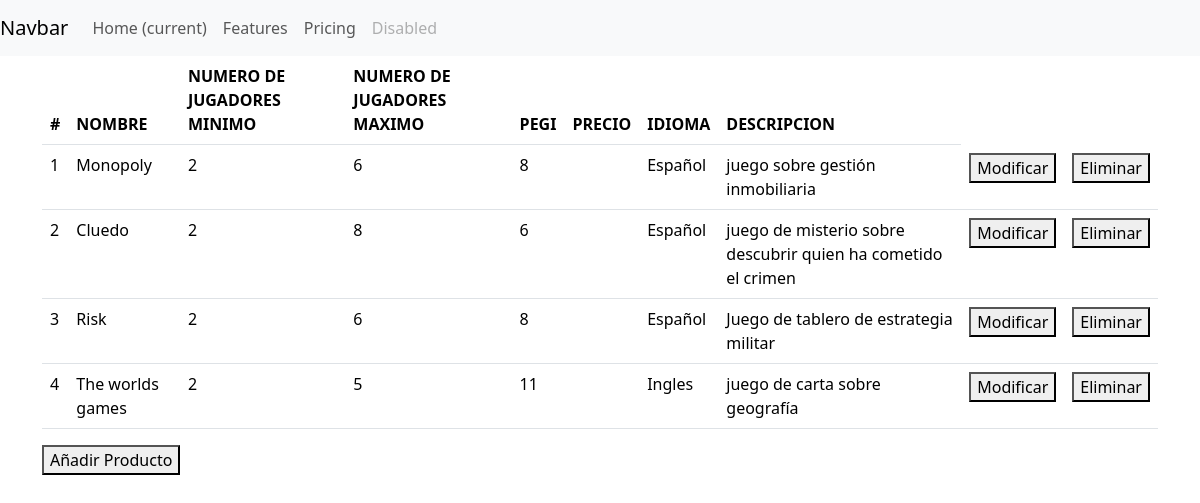
The app's page /view/index.php with its own data.
### tables this page shows
CREATE TABLE IF NOT EXISTS Juegos(
id_juego INT AUTO_INCREMENT PRIMARY KEY,
nombre VARCHAR(50),
min_jugadores INT,
max_jugadores INT,
pegi INT, 
precio FLOAT,
idioma VARCHAR(60),
descripcion VARCHAR(255) 
);

### model/Juego.php (called while the page is built, shortened)
<?php
class Juego
{
    public static function get_juegos($pdo)
    {
        try {
            $query = "SELECT * FROM juegos";
            $resultado = $pdo->query($query);
            $result_set = $resultado->fetchAll();
        } catch (PDOException $e) {
            print "<p>ERROR: " . $e->getMessage() . ".</p></br>";
            die();
        }
        return $result_set;
    }
}

### view/Mostrar_juegos.php (the view, shortened to what this page needs)
<!DOCTYPE html>
<html lang="en">
<head>
    <link href="https://cdn.jsdelivr.net/npm/bootstrap@5.3.2/dist/css/bootstrap.min.css" rel="stylesheet">
</head>
<body>
    <nav class="navbar navbar-expand-lg navbar-light bg-light">
        <a class="navbar-brand" href="#">Navbar</a>
        <div class="collapse navbar-collapse" id="navbarNav">
            <ul class="navbar-nav">
                <li class="nav-item active">
                    <a class="nav-link" href="#">Home <span class="sr-only">(current)</span></a>
                </li>
                <li class="nav-item">
                    <a class="nav-link" href="#">Features</a>
                </li>
                <li class="nav-item">
                    <a class="nav-link" href="#">Pricing</a>
                </li>
                <li class="nav-item">
                    <a class="nav-link disabled" href="#">Disabled</a>
                </li>
            </ul>
        </div>
    </nav>
    <div class="container-sm">
        <table class="table">
            <thead>
                <tr>
                    <th scope="col">#</th>
                    <th scope="col">NOMBRE</th>
                    <th scope="col">NUMERO DE JUGADORES MINIMO</th>
                    <th scope="col">NUMERO DE JUGADORES MAXIMO</th>
                    <th scope="col">PEGI</th>
                    <th scope="col">PRECIO</th>
                    <th scope="col">IDIOMA</th>
                    <th scope="col">DESCRIPCION</th>
                </tr>
            </thead>
            <tbody>
                <?php
                for ($i = 0; $i < count($datos_juegos); $i++) {
                    print("<tr>\n");
                    for ($j = 0; $j < count($datos_juegos[$i]) / 2; $j++) {
                        print("<td>" . $datos_juegos[$i][$j] . "</td>\n");
                    }
                    print("<form action=../view/Ver_juegos.php method=POST>\n");
                    print("<td><button type=submit>Modificar</button></td>");
                    print("</form>");
                    print("<form action=../controller/EliminarJuegoController.php method=POST>\n");
                    print("<td><button type=submit>Eliminar</button></td>");
                    print("</form>");
                    print("</tr>\n");
                }
                ?>
        </table>
        <form action='../view/Ver_juegos.php' method='POST'>
            <button type='submit'>Añadir Producto</button>
        </form>
</body>
</html>

### view/index.php (shortened to what this page needs)
<!DOCTYPE html>
<html lang="en">
<head>
</head>
<body>
    <?php
    include("../controller/MainController.php");
    ?>
</body>
</html>

### controller/MainController.php (shortened to what this page needs)
<?php
include_once('..\model\Juego.php');
if (true) {
    $pdo = ModelUtils::conectar();
    if ($pdo) {
        $datos_juegos = ModelJuego::get_juegos($pdo);
    }
    include("../view/Mostrar_juegos.php");
} else {
    include('../view/login.php');
    exit();
}

### records on screen
juegos: id_juego "1", nombre "Monopoly", min_jugadores "2", max_jugadores "6", pegi "8", idioma "Español", descripcion "juego sobre gestión inmobiliaria"
juegos: id_juego "2", nombre "Cluedo", min_jugadores "2", max_jugadores "8", pegi "6", idioma "Español", descripcion "juego de misterio sobre descubrir quien ha cometido el crimen"
juegos: id_juego "3", nombre "Risk", min_jugadores "2", max_jugadores "6", pegi "8", idioma "Español", descripcion "Juego de tablero de estrategia militar"
juegos: id_juego "4", nombre "The worlds games", min_jugadores "2", max_jugadores "5", pegi "11", idioma "Ingles", descripcion "juego de carta sobre geografía"
